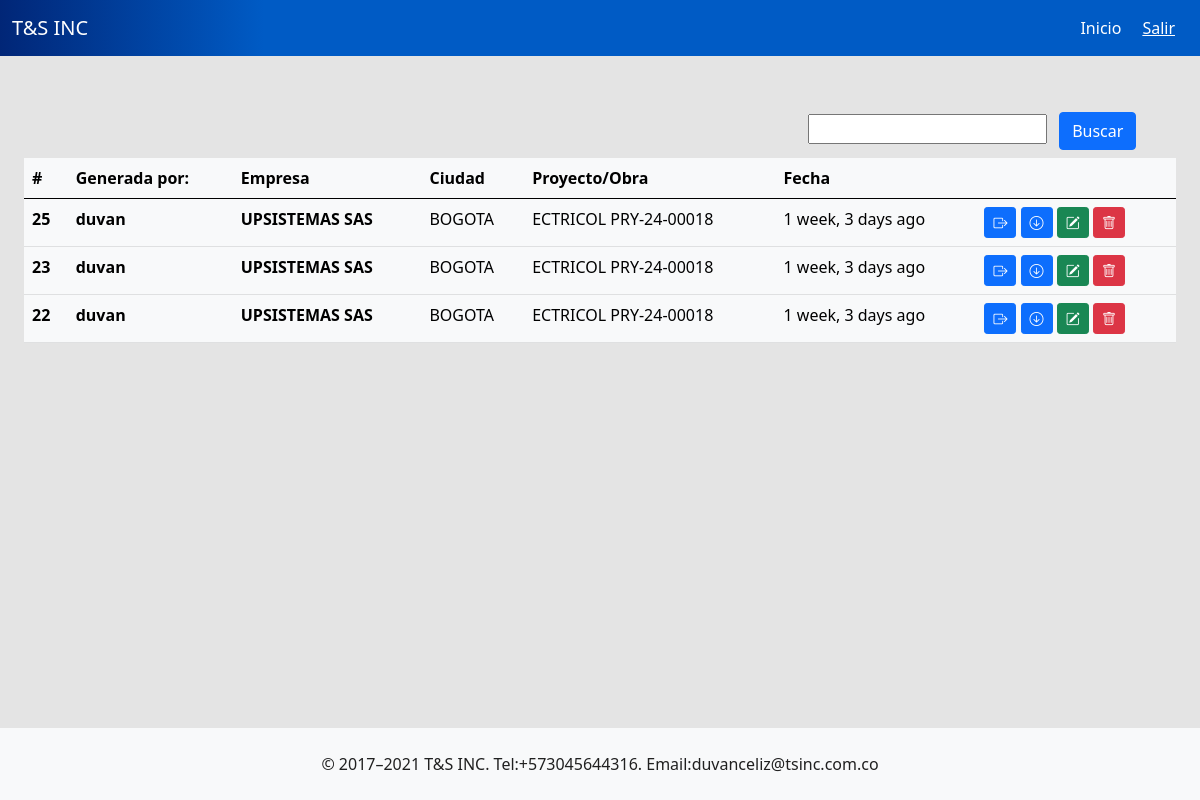
The page /remissions/ (signed in) on the database as committed earlier.
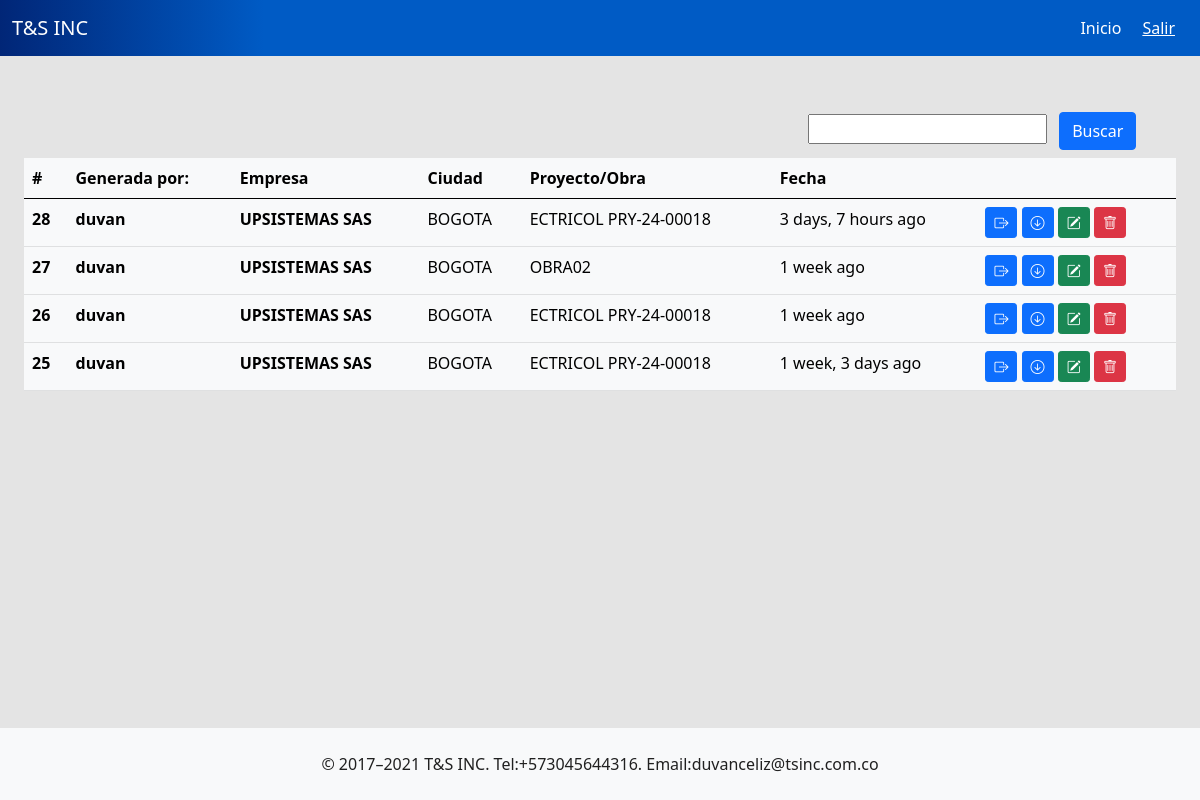
The same page on the database as committed later.
### tsinc/models.py (models this page shows)
class Remission(models.Model):
    number = models.CharField(max_length=200, null= True)
    city = models.CharField(max_length=200)
    company = models.CharField(max_length=200)
    nit = models.CharField(max_length=200)
    location = models.CharField(max_length=200)
    project = models.CharField(max_length=250)
    responsible = models.CharField(max_length=200)
    order_number = models.CharField(max_length=100, null=True)
    date = models.DateTimeField(default=timezone.now)
    usersession = models.ForeignKey(User,on_delete=models.CASCADE)

### tsinc/views.py (the view)
# urls.py: path('remissions/', views.remissions, name='remissions'),
@login_required
def remissions(request):
    remissions = Remission.objects.filter().order_by('-date').all()[:10]
    search = request.GET.get('search')
    if search:
        remissions = Remission.objects.filter(Q(company__icontains= search) | Q(project__icontains= search))
    return render(request,'remissions.html',{'remissions':remissions})

### tsinc/templates/remissions.html (shortened to what this page needs)
{% extends 'layout.html' %} {% block body %} {% load humanize%}
<div class="container">
  <div class="row">
    <div class="col-md-4">
    </div>
    <div class="col-md-4">
    </div>
    <div class="col-md-4">
      <form id="form-search">
        <input id="input-search" type="text" name="search"/>
        <button id="btn-search" class="btn btn-primary m-2" type="submit">
          Buscar
        </button>
      </form>
    </div>
  </div>
    <div class="row">
       <div class="col-md-12">
        <div class="table-responsive">
          <table class="table table-hover table-light">
            <thead>
              <tr>
                <th scope="col">#</th>
                <th scope="col">Generada por:</th>
                <th scope="col">Empresa</th>
                <th scope="col">Ciudad</th>
                <th scope="col">Proyecto/Obra</th>
                <th scope="col">Fecha</th>
                <th ></th>
              </tr>
            </thead>
            <tbody>
              <tr>
                {% for remission in remissions %}
                <th scope="row">{{remission.id}}</th>
                <th>{{remission.usersession}}</th>
                <th>{{remission.company}}</th>
                <td>{{remission.city}}</td>
                <td>{{remission.project}}</td>
                <td>{{remission.date|naturaltime}}</td>
                <td>
                  <a class="btn btn-primary btn-sm" href="{% url 'product_remission' remission.id %}" data-bs-toggle="tooltip" data-bs-placement="top" title="Ver detalles de remisión"> <i class="bi bi-box-arrow-right"></i></a>
                  <a href="{% url 'download_remission' remission.id %}" class="btn btn-primary btn-sm" data-bs-toggle="tooltip" data-bs-placement="top" title="Descargar remisión"><i class="bi bi-arrow-down-circle"></i></a>
                    <a class="btn btn-success btn-sm" href="{% url 'edit_remission' remission.id %}" data-bs-toggle="tooltip" data-bs-placement="top" title="Editar remisión"><i class="bi bi-pencil-square"></i></a>
                    <a class="btn btn-danger btn-sm" href="{% url 'delete_remission' remission.id %}" data-bs-toggle="tooltip" data-bs-placement="top" title="Borrar la remisión" onclick="return confirm_delete_remission()"> <i class="bi bi-trash"></i> </a>
                </td>
              </tr>
              {%endfor%}
            </tbody>
          </table>
        </div>
       </div>
    </div>
  </div>
  {% load static %}
{% endblock %}

Rows that differ between the two databases and show on the page:
removed Remission: id "23", usersession "duvan", company "UPSISTEMAS SAS", city "BOGOTA", project "ECTRICOL PRY-24-00018", date "1 week, 3 days ago"
removed Remission: id "22", usersession "duvan", company "UPSISTEMAS SAS", city "BOGOTA", project "ECTRICOL PRY-24-00018", date "1 week, 3 days ago"
added Remission: id "28", usersession "duvan", company "UPSISTEMAS SAS", city "BOGOTA", project "ECTRICOL PRY-24-00018", date "3 days, 7 hours ago"
added Remission: id "27", usersession "duvan", company "UPSISTEMAS SAS", city "BOGOTA", project "OBRA02", date "1 week ago"
added Remission: id "26", usersession "duvan", company "UPSISTEMAS SAS", city "BOGOTA", project "ECTRICOL PRY-24-00018", date "1 week ago"
